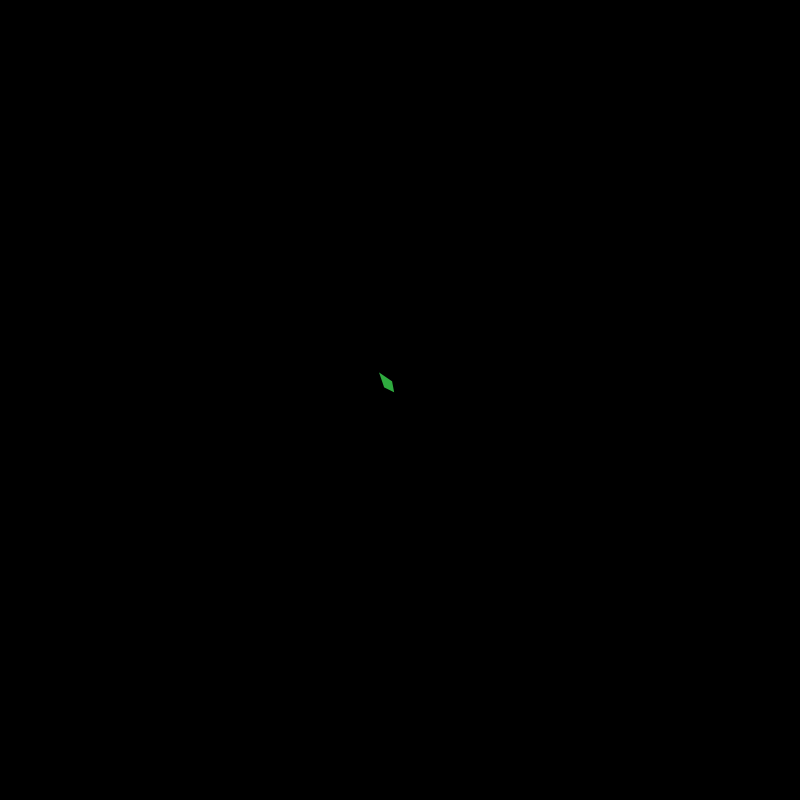
Frame 1 (no input)
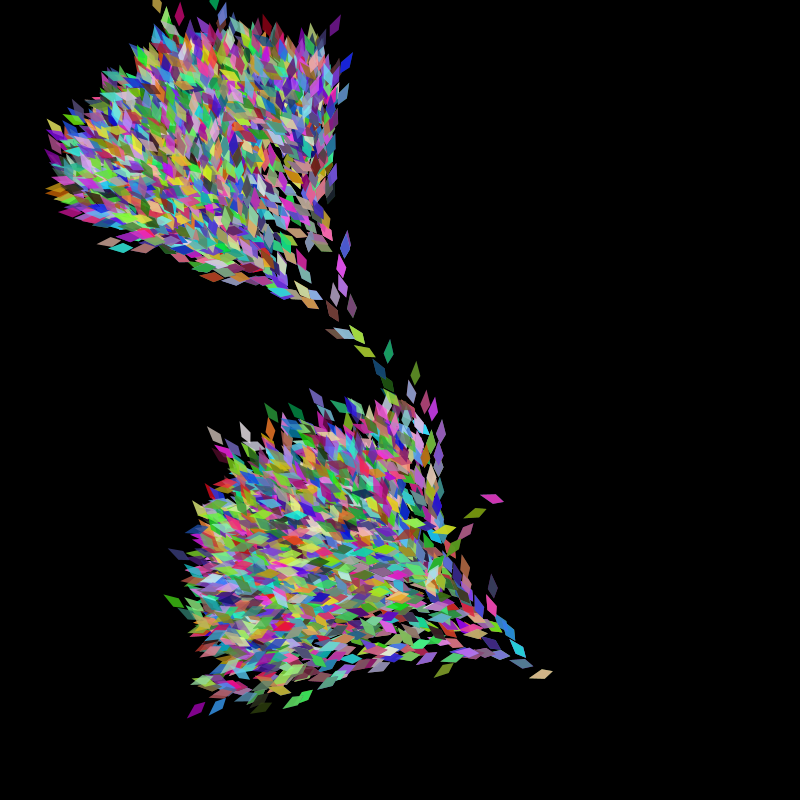
Frame 60 (the mouse pressed at the canvas centre just before this capture)
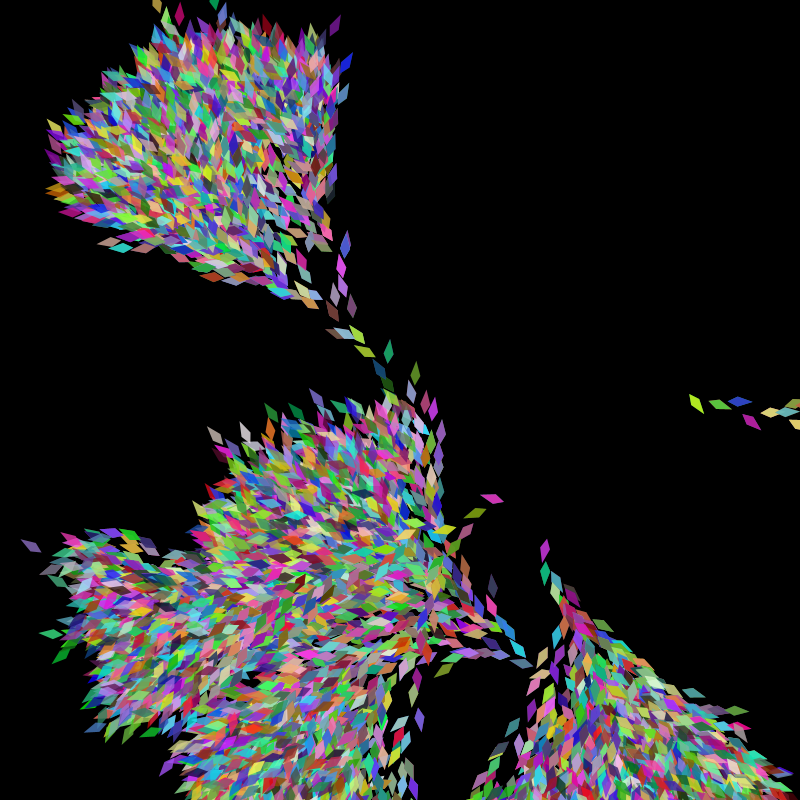
Frame 120 (the mouse held since frame 60 and released just before this capture)

The Processing sketch that drew these frames (run headless with seeded random() and noise(); from frame 60 on, the mouse is pressed at the canvas centre):

// Processing sketch: demo_cristal
// ── demo_cristal.pde
Nucleus n;
ArrayList <Cristal> c;

void setup() {
  size(800, 800);
  c = new ArrayList();
  n = new Nucleus(width/2, height/2);
  Cristal aux = new Cristal(n.x, n.y, n, random(TWO_PI));
  c.add(aux);
  background(0);
  frameRate(15);
}



void draw() {
  String s = str(c.size()) + " || " + frameRate;
  surface.setTitle(s);
  // background(0);
 // n.draw();
  for (int i = 0; i < c.size(); i++) {
    c.get(i).render();
  }

  int limit = c.size();
  for (int i = 0; i < limit; i++) {
    if (c.get(i).children < c.get(i).max_children) {
      Cristal aux = new Cristal(c.get(i).x, c.get(i).y, n);
      c.get(i).children ++;
      c.add(aux);
    } else {
      c.get(i).kill = true;
    }
  }

  for (int i = c.size()-1; i >=0; i--) {
    if (c.get(i).kill) {
      c.remove(i);
    }
  }

  if (c.size() > 3000) {
    c.clear();
    n = new Nucleus(random(width), random(height));
    Cristal aux = new Cristal(n.x, n.y, n, random(TWO_PI));
    c.add(aux);
  }
}

// ── Cristal.pde
class Cristal {

  float x;
  float y;
  Nucleus parent;
  float angle;
  int children;
  int max_children = int(random(1, 3));
  boolean kill = false;

  Cristal(float x_, float y_, Nucleus parent_) {
    parent = parent_;
    children = 0;
    angle = atan2(y_- parent.y, x_ - parent_.x) +radians(random(-45, 45));
    float l = random(10, 25);
    x = x_ + cos(angle) * l;
    y = y_ + sin(angle) * l;
  }

  Cristal(float x_, float y_, Nucleus parent_, float angle_) {
    parent = parent_;
    angle = angle_;
    float l = random(3,10);
    x = x_ + cos(angle) * l;
    y = y_ + sin(angle) * l;
  }


  void render() {
    pushStyle();
    pushMatrix();
    translate(x, y);
    rotate(angle);
    fill(random(255), random(255), random(255), 200);
    noStroke();
    beginShape();
    vertex(0, 0);
    vertex(10, -5);
    vertex(25, 0);
    vertex(10, 5);
    endShape();
    popMatrix();
    popStyle();
  }
}

// ── Nucleus.pde
class Nucleus{
    
  float x;
  float y;
  
  Nucleus(float x_, float y_){
    x = x_;
    y = y_;
  
  }

  void draw(){
    pushStyle();
    noFill();
    stroke(90);
    ellipse(x,y,20,20);
    popStyle();
  }

}
